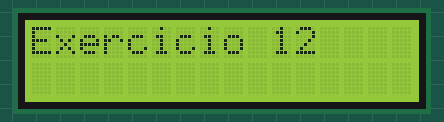
Simulated run of this sketch. Board: Arduino Uno, built with avr-gcc and run on an emulated ATmega328P. Parts: 16×2 character LCD. What the sketch prints to the serial monitor is not drawn.

Above: at 0.1 s.
At 2.1 s:
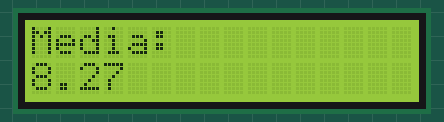

The sketch:

Exercicio_12_media_notas.ino
```cpp
#include <Arduino.h>
#include <LiquidCrystal.h>

// Define os pinos de conexão com o LCD
const int rs = 11;
const int en = 12;
const int d4 = 5;
const int d5 = 4;
const int d6 = 3;
const int d7 = 2;

// Inicializa o objeto LiquidCrystal com os pinos definidos
LiquidCrystal lcd(rs, en, d4, d5, d6, d7);

void setup() {
  // Inicializa a comunicação serial
  Serial.begin(9600);

  // Inicializa o LCD
  lcd.begin(16, 2); // Configura o LCD com 16 colunas e 2 linhas

  // Exibe "Exercicio 12" no LCD
  lcd.clear();
  lcd.setCursor(0, 0);
  lcd.print("Exercicio 12");
  delay(2000); // Aguarda 2 segundos para exibir o título

  // Declara três variáveis float para armazenar as notas
  float nota1 = 8.5;
  float nota2 = 7.3;
  float nota3 = 9.0;

  // Calcula a média
  float media = (nota1 + nota2 + nota3) / 3;

  // Exibe as notas e a média no monitor serial
  Serial.println("Exercicio 12: Media de Notas");
  Serial.print("Nota 1: ");
  Serial.println(nota1, 2);
  Serial.print("Nota 2: ");
  Serial.println(nota2, 2);
  Serial.print("Nota 3: ");
  Serial.println(nota3, 2);
  Serial.print("Media: ");
  Serial.println(media, 2);

  // Exibe a média no LCD
  lcd.clear();
  lcd.setCursor(0, 0);
  lcd.print("Media:");
  lcd.setCursor(0, 1);
  lcd.print(media, 2); // Exibe a média com 2 casas decimais
}

void loop() {
  // Não é necessário repetir nada no loop
}
```
